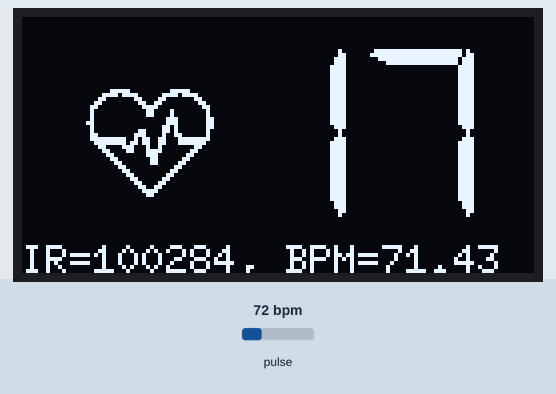
Bench run of a sketch on a simulated Arduino Uno, built with avr-gcc and run on an emulated ATmega328P. On the bench: 128×64 one-colour display. The test bench sets the inputs (shaded band); at power-on: pulse 72 bpm.

Above: at 1.2 s.
1.3 s: pulse set to 42 bpm
At 3.1 s:
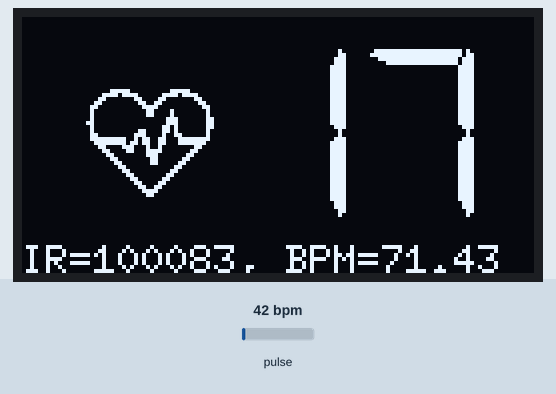
4.3 s: pulse set to 70 bpm
At 5.3 s:
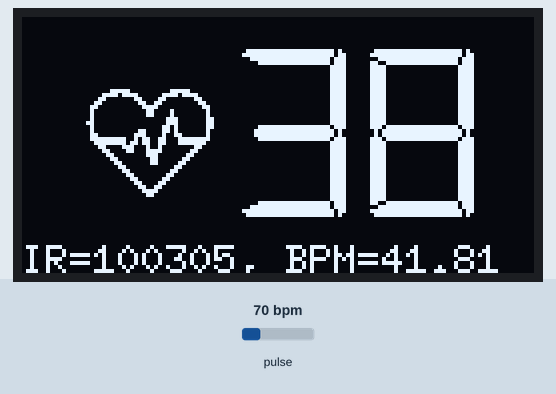
7.1 s: pulse set to 100 bpm
At 8.3 s:
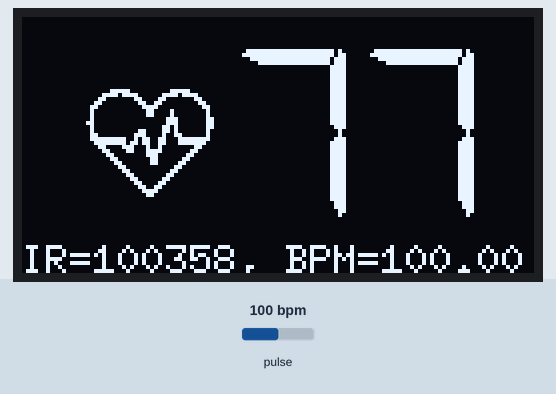
Timing chart, 0 to 10.1 s (numbered marks = the images above; inputs shaded):
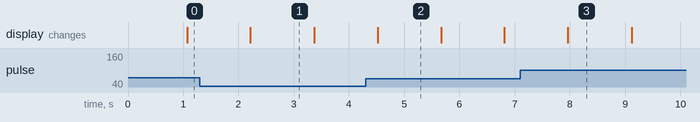

Measured:
- what the display in image 1 shows lasts 1.2 s, from 2.2 s to 3.4 s
- what the display in image 2 shows lasts 1.2 s, from 4.5 s to 5.7 s

The sketch:

7CheckHeartRate.ino
```cpp
#include <Arduino.h>
#include <U8g2lib.h>

#ifdef U8X8_HAVE_HW_SPI
#include <SPI.h>
#endif
#ifdef U8X8_HAVE_HW_I2C
#include <Wire.h>
#endif
U8G2_SH1106_128X64_NONAME_F_HW_I2C u8g2(U8G2_R0, /* reset=*/ U8X8_PIN_NONE);
//选择1.3寸SH1106 OLED显示屏
#include <Wire.h>
#include "MAX30105.h"
#include "heartRate.h" //心率计算算法
MAX30105 particleSensor;
const byte RATE_SIZE = 4; //定义多少次心率数据取平均值，默认为4次
byte rates[RATE_SIZE]; //用于存放心率数据
byte rateSpot = 0;
long lastBeat = 0; //存放上次心跳发生的时间
float beatsPerMinute;//一次心率值
int beatAvg;//心率平均值
int js = 10;
const unsigned char co4[] U8X8_PROGMEM = {
  /*--  调入了一幅图像：C:\Users\ADMIN\Desktop\i-心率.bmp  --*/
  /*--  宽度x高度=32x32  --*/
  0x00, 0x00, 0x00, 0x00, 0x00, 0x00, 0x00, 0x00, 0xC0, 0x07, 0xE0, 0x03, 0xF0, 0x1E, 0x78, 0x0F,
  0x18, 0x30, 0x0C, 0x18, 0x0C, 0x60, 0x06, 0x30, 0x06, 0xC0, 0x03, 0x60, 0x02, 0x80, 0x21, 0x40,
  0x02, 0x80, 0x21, 0x40, 0x02, 0x00, 0x70, 0xC0, 0x03, 0x00, 0x70, 0xC0, 0x02, 0x00, 0x58, 0xC0,
  0x02, 0x60, 0x58, 0x40, 0x06, 0x70, 0xC8, 0x40, 0xFE, 0xD3, 0x8C, 0x7F, 0xFC, 0xDB, 0x8C, 0x3F,
  0x18, 0x8E, 0x04, 0x18, 0x30, 0x8C, 0x07, 0x0C, 0x60, 0x80, 0x03, 0x06, 0xC0, 0x00, 0x03, 0x03,
  0x80, 0x01, 0x83, 0x01, 0x00, 0x03, 0xC0, 0x00, 0x00, 0x06, 0x60, 0x00, 0x00, 0x0C, 0x30, 0x00,
  0x00, 0x18, 0x18, 0x00, 0x00, 0x30, 0x0C, 0x00, 0x00, 0x60, 0x06, 0x00, 0x00, 0xC0, 0x03, 0x00,
  0x00, 0x80, 0x01, 0x00, 0x00, 0x00, 0x00, 0x00, 0x00, 0x00, 0x00, 0x00, 0x00, 0x00, 0x00, 0x00,

};
void setup() {
  u8g2.begin();//构造u8g2模式：初始化显示器，重置清屏，唤醒屏幕

  // 初始化心率传感器
  if (!particleSensor.begin(Wire, I2C_SPEED_FAST)) //默认IIC 通讯, 通讯频率400kHz
  {

    u8g2.clearBuffer();          // 清除显示器缓冲区
    u8g2.setFont(u8g2_font_ncenB08_tr); // 选择合适的字体
    u8g2.drawStr(0, 10, "MAX30102"); // 绘制文本字符“MAX30102”
    u8g2.sendBuffer();          // 显示缓冲区数据
    delay(2000);
  }


  particleSensor.setup(); //配置心率传感器参数
  particleSensor.setPulseAmplitudeRed(0x0A); // 红色发光二极管设为低电平，表示传感器正在运行
  particleSensor.setPulseAmplitudeGreen(0); //绿灯熄灭
  int js = 0;// put your setup code here, to run once:

}

void loop() {
  long irValue = particleSensor.getIR();//读取心率传感器数据

  if (checkForBeat(irValue) == true)
  {
    //检测到一次心跳
    long delta = millis() - lastBeat;//计算两次心跳的时间差
    lastBeat = millis();//保存现在的时间至lastBeat变量
    beatsPerMinute = 60 / (delta / 1000.0);//根据两次心跳的时间差计算心率值

    if (beatsPerMinute < 255 && beatsPerMinute > 20)
    {
       //小于20BPM，大于255BPM，视为无效数据
      rates[rateSpot++] = (byte)beatsPerMinute; //将心跳数据存入缓冲区以便求平均值
      rateSpot %= RATE_SIZE; //循环存储
      //取平均值
      beatAvg = 0;
      for (byte x = 0 ; x < RATE_SIZE ; x++)
        beatAvg += rates[x];
      beatAvg /= RATE_SIZE;
    }
  }

  js++;
  if (js > 100)
  {
    js = 0;
    u8g2.clearBuffer();          // 清除显示屏缓冲区
    u8g2.drawXBMP(16, 16, 32, 32, co4);//显示心率检测仪图标
    u8g2.setFont(u8g2_font_7Segments_26x42_mn); // 选择字体
    u8g2.setCursor(55, 50);
    u8g2.print(beatAvg);//显示心率值
    u8g2.setFont(u8g2_font_6x10_mf  ); // 选择字体

    u8g2.setCursor(0, 64);
    u8g2.print("IR=");
    u8g2.print(irValue);
    u8g2.print(", BPM=");
    u8g2.print(beatsPerMinute);

    u8g2.sendBuffer();          // 将缓冲区内容发送到显示器，发送刷新消息
  }
  if (irValue < 50000)
  {
    u8g2.setFont(u8g2_font_6x10_mf  ); // 选择字体
    u8g2.setCursor(0, 64);
    u8g2.print(" No finger? ");
    u8g2.sendBuffer();          //将缓冲区内容发送到显示器，发送刷新消息
  }
}
```
